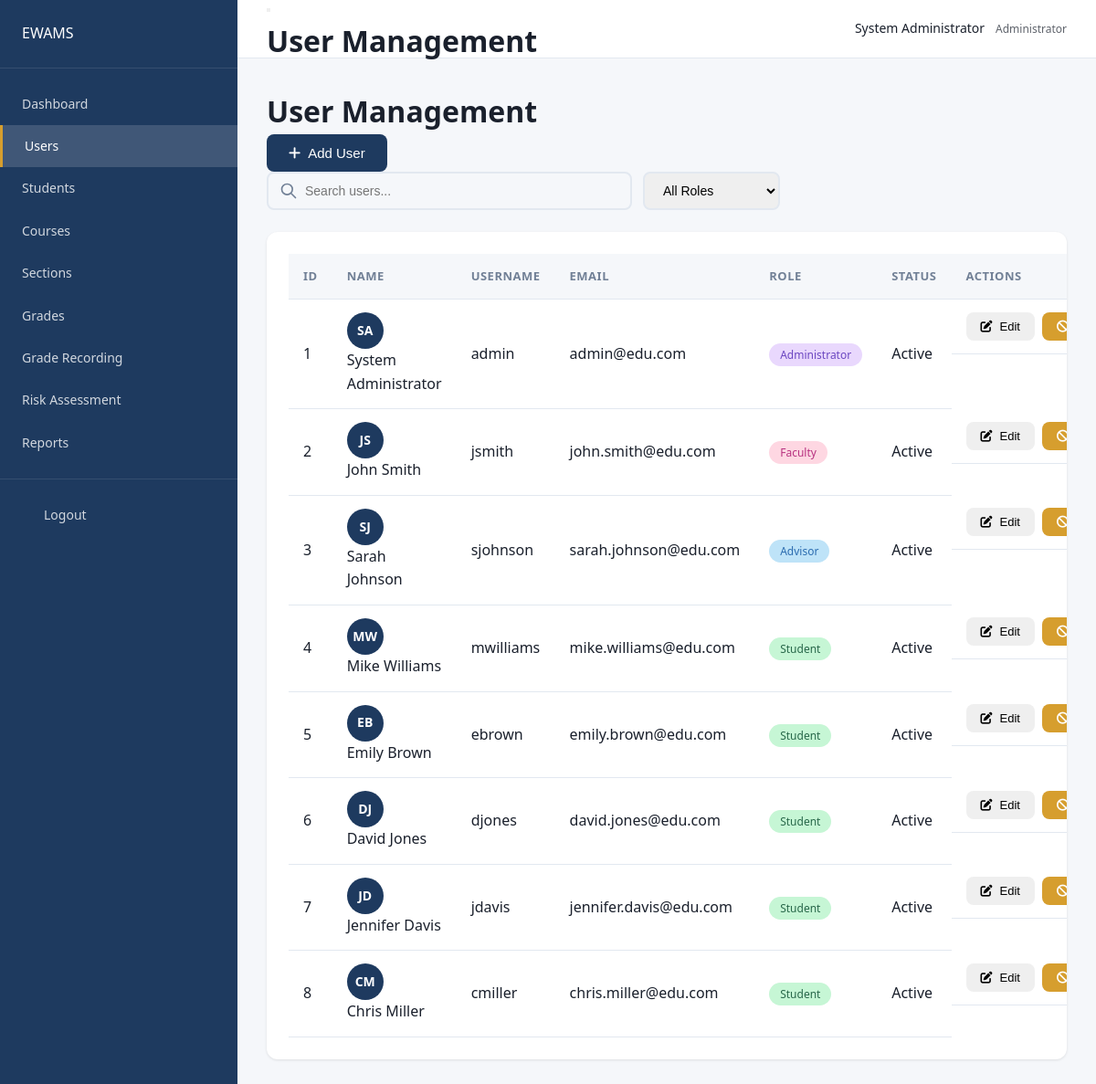
The app's page /users (signed in) with its own data.
### tables this page shows
CREATE TABLE `users` (
  `id` int NOT NULL AUTO_INCREMENT,
  `username` varchar(50) DEFAULT NULL,
  `email` varchar(255) NOT NULL,
  `password_hash` varchar(255) NOT NULL,
  `first_name` varchar(100) NOT NULL,
  `last_name` varchar(100) NOT NULL,
  `role` enum('administrator','faculty','advisor','student') NOT NULL,
  `phone` varchar(20) DEFAULT NULL,
  `avatar` varchar(255) DEFAULT NULL,
  `student_id` varchar(50) DEFAULT NULL,
  `program_id` int DEFAULT NULL,
  `is_active` tinyint(1) DEFAULT '1',
  `last_login` datetime DEFAULT NULL,
  `created_at` timestamp DEFAULT CURRENT_TIMESTAMP,
  `updated_at` timestamp DEFAULT CURRENT_TIMESTAMP ON UPDATE CURRENT_TIMESTAMP,
  PRIMARY KEY (`id`),
  UNIQUE KEY `email` (`email`),
  UNIQUE KEY `username` (`username`),
  KEY `role` (`role`),
  KEY `program_id` (`program_id`)
);

### config/config.php (called while the page is built, shortened)
<?php
function getDB() {
    static $pdo = null;
    if ($pdo === null) {
        try {
            $pdo = new PDO(
                "mysql:host=" . DB_HOST . ";dbname=" . DB_NAME . ";charset=utf8mb4",
                DB_USER,
                DB_PASS,
                [PDO::ATTR_ERRMODE => PDO::ERRMODE_EXCEPTION, PDO::ATTR_DEFAULT_FETCH_MODE => PDO::FETCH_ASSOC]
            );
        } catch (PDOException $e) {
            die("Database connection failed: " . $e->getMessage());
        }
    }
    return $pdo;
}

### models/User.php (called while the page is built, shortened)
<?php
class User {
    private $db;
    public function __construct() {
        $this->db = getDB();
    }
    public function getAll($role = null, $active = null) {
        $sql = "SELECT * FROM users WHERE 1=1";
        $params = [];
        $stmt = $this->db->prepare($sql);
        $stmt->execute($params);
        return $stmt->fetchAll();
    }
}

### views/users/index.php (the view, shortened to what this page needs)
<div class="page-content">
    <div class="page-header">
        <h1>User Management</h1>
        <div class="page-actions">
            <button class="btn btn-primary" onclick="openModal('createUserModal')">
                <i class="fas fa-plus"></i> Add User
            </button>
        </div>
    </div>
    <div class="search-bar">
        <input type="text" class="search-input" placeholder="Search users..." id="userSearch">
        <select class="filter-select" id="roleFilter">
            <option value="">All Roles</option>
        </select>
    </div>
    <div class="card">
        <div class="card-body">
            <table class="data-table" id="usersTable">
                <thead>
                    <tr>
                        <th>ID</th>
                        <th>Name</th>
                        <th>Username</th>
                        <th>Email</th>
                        <th>Role</th>
                        <th>Status</th>
                        <th>Actions</th>
                    </tr>
                </thead>
                <tbody>
                    <?php foreach ($users as $user): ?>
                    <tr>
                        <td><?php echo $user['id']; ?></td>
                        <td>
                            <div class="student-info">
                                <div class="student-avatar-sm">
                                    <?php echo strtoupper(substr($user['first_name'], 0, 1) . substr($user['last_name'], 0, 1)); ?>
                                </div>
                                <div>
                                    <div class="student-name"><?php echo $user['first_name'] . ' ' . $user['last_name']; ?></div>
                                </div>
                            </div>
                        </td>
                        <td><?php echo $user['username']; ?></td>
                        <td><?php echo $user['email']; ?></td>
                        <td>
                            <span class="role-badge <?php echo $user['role']; ?>">
                                <?php echo ucfirst($user['role']); ?>
                            </span>
                        </td>
                        <td>
                            <span class="status-badge <?php echo $user['is_active'] ? 'active' : 'inactive'; ?>">
                                <?php echo $user['is_active'] ? 'Active' : 'Inactive'; ?>
                            </span>
                        </td>
                        <td class="actions">
                            <button class="btn btn-sm btn-outline" onclick="openEditModal(<?php echo $user['id']; ?>, '<?php echo $user['username']; ?>', '<?php echo $user['email']; ?>', '<?php echo $user['first_name']; ?>', '<?php echo $user['last_name']; ?>', '<?php echo $user['phone'] ?? ''; ?>')">
                                <i class="fas fa-edit"></i> Edit
                            </button>
                            <form method="POST" style="display:inline;">
                                <button type="submit" class="btn btn-sm <?php echo $user['is_active'] ? 'btn-warning' : 'btn-success'; ?>">
                                    <i class="fas fa-<?php echo $user['is_active'] ? 'ban' : 'check'; ?>"></i>
                                </button>
                            </form>
                        </td>
                    </tr>
                    <?php endforeach; ?>
                </tbody>
            </table>
        </div>
    </div>
</div>

### public/css/styles.css (style rules this page uses)
:root { --primary: #1e3a5f; --primary-light: #2c5282; --secondary: #4a5568; --accent: #d69e2e; --success: #38a169; --warning: #d69e2e; --danger: #e53e3e; --bg: #f5f7fa; --card-bg: #ffffff; --text: #1a202c; --text-secondary: #718096; --border: #e2e8f0; --sidebar-width: 260px; --header-height: 64px; }
* { margin: 0; padding: 0; box-sizing: border-box; }
body { font-family: 'Segoe UI', Tahoma, Geneva, Verdana, sans-serif; background: var(--bg); color: var(--text); line-height: 1.6; }
.btn { display: inline-flex; align-items: center; justify-content: center; gap: 8px; padding: 12px 24px; border: none; border-radius: 8px; font-size: 15px; font-weight: 500; cursor: pointer; transition: all 0.2s; }
.btn-primary { background: var(--primary); color: white; }
.btn-warning { background: var(--warning); color: white; }
.btn-sm { padding: 8px 16px; font-size: 13px; }
.page-content { padding: 32px; }
.card { background: var(--card-bg); border-radius: 12px; box-shadow: 0 1px 3px rgba(0, 0, 0, 0.1); overflow: hidden; }
.card-body { padding: 24px; }
.data-table { width: 100%; border-collapse: collapse; }
.data-table th, .data-table td { padding: 14px 16px; text-align: left; border-bottom: 1px solid var(--border); }
.data-table th { background: var(--bg); font-weight: 600; font-size: 13px; text-transform: uppercase; letter-spacing: 0.5px; color: var(--text-secondary); }
.data-table .actions { display: flex; gap: 8px; }
.search-bar { display: flex; gap: 12px; margin-bottom: 24px; }
.search-input { flex: 1; max-width: 400px; padding: 10px 16px; padding-left: 40px; border: 2px solid var(--border); border-radius: 8px; font-size: 14px; background-size: 20px; }
.filter-select { padding: 10px 16px; border: 2px solid var(--border); border-radius: 8px; font-size: 14px; min-width: 150px; cursor: pointer; }
.student-avatar-sm { width: 40px; height: 40px; border-radius: 50%; background: var(--primary); color: white; display: flex; align-items: center; justify-content: center; font-weight: 600; font-size: 14px; margin-right: 16px; }
.student-info { flex: 1; }
.student-name { font-weight: 500; }
.role-badge { padding: 4px 12px; border-radius: 20px; font-size: 12px; font-weight: 500; }
.role-badge.administrator { background: #e9d8fd; color: #6b46c1; }
.role-badge.advisor { background: #bee3f8; color: #2b6cb0; }
.role-badge.faculty { background: #fed7e2; color: #b83280; }
.role-badge.student { background: #c6f6d5; color: #276749; }

### records on screen
users: id "1", first_name+last_name "SA", first_name "System", last_name "Administrator", username "admin", email "admin@edu.com", role "Administrator", is_active "Active"
users: id "2", first_name+last_name "JS", first_name "John", last_name "Smith", username "jsmith", email "john.smith@edu.com", role "Faculty", is_active "Active"
users: id "3", first_name+last_name "SJ", first_name "Sarah", last_name "Johnson", username "sjohnson", email "sarah.johnson@edu.com", role "Advisor", is_active "Active"
users: id "4", first_name+last_name "MW", first_name "Mike", last_name "Williams", username "mwilliams", email "mike.williams@edu.com", role "Student", is_active "Active"
users: id "5", first_name+last_name "EB", first_name "Emily", last_name "Brown", username "ebrown", email "emily.brown@edu.com", role "Student", is_active "Active"
users: id "6", first_name+last_name "DJ", first_name "David", last_name "Jones", username "djones", email "david.jones@edu.com", role "Student", is_active "Active"
users: id "7", first_name+last_name "JD", first_name "Jennifer", last_name "Davis", username "jdavis", email "jennifer.davis@edu.com", role "Student", is_active "Active"
users: id "8", first_name+last_name "CM", first_name "Chris", last_name "Miller", username "cmiller", email "chris.miller@edu.com", role "Student", is_active "Active"

### other values on screen
$pageTitle "User Management"
$_SESSION['first_name'] "System"
$_SESSION['last_name'] "Administrator"
$_SESSION['role'] "Administrator"
